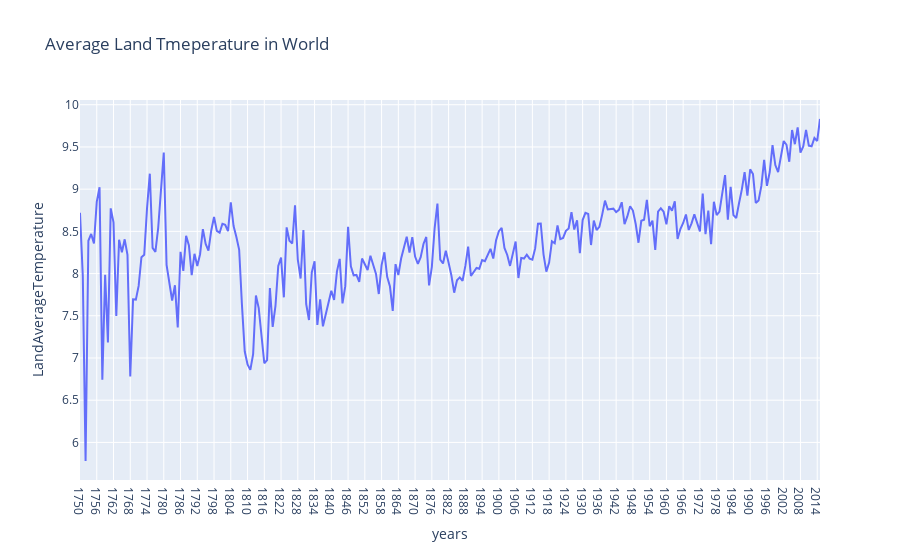

The notebook cell saved with this chart:
### Code cell
fig=px.line(global_temp1,x='years',y='LandAverageTemperature',
       title='Average Land Tmeperature in World')
fig.show()

### Figure 1 — Plotly figure (JSON) as saved in the notebook; plotly's stock layout.template omitted (floating-point values rounded to 4 significant figures; data arrays with more than 128 entries replaced by an {"elided": "..."} marker saying what was removed)
{"data": [{"hovertemplate": "years=%{x}<br>LandAverageTemperature=%{y}<extra></extra>", "legendgroup": "", "line": {"color": "#636efa", "dash": "solid"}, "marker": {"symbol": "circle"}, "mode": "lines", "name": "", "orientation": "v", "showlegend": false, "type": "scatter", "x": {"elided": "266 str values"}, "xaxis": "x", "y": {"elided": "266 float values"}, "yaxis": "y"}], "layout": {"legend": {"tracegroupgap": 0}, "title": {"text": "Average Land Tmeperature in World"}, "xaxis": {"anchor": "y", "domain": [0, 1], "title": {"text": "years"}}, "yaxis": {"anchor": "x", "domain": [0, 1], "title": {"text": "LandAverageTemperature"}}}}
